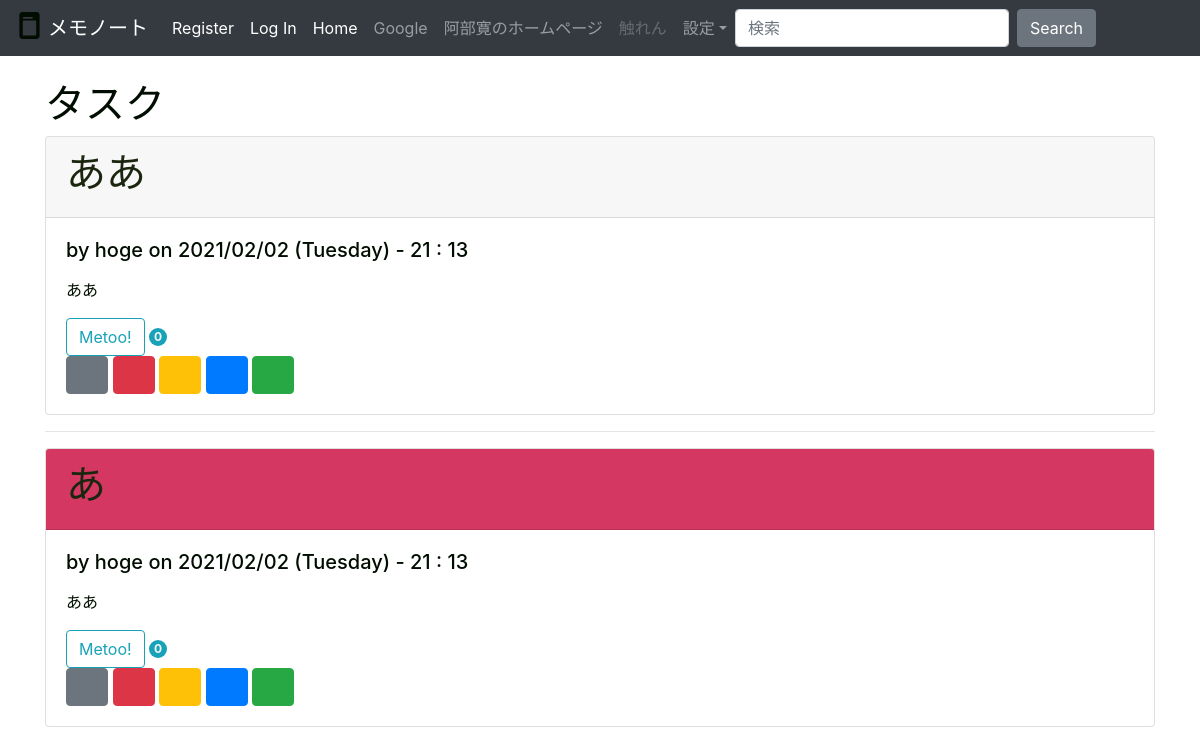
Before: / with the older database file.
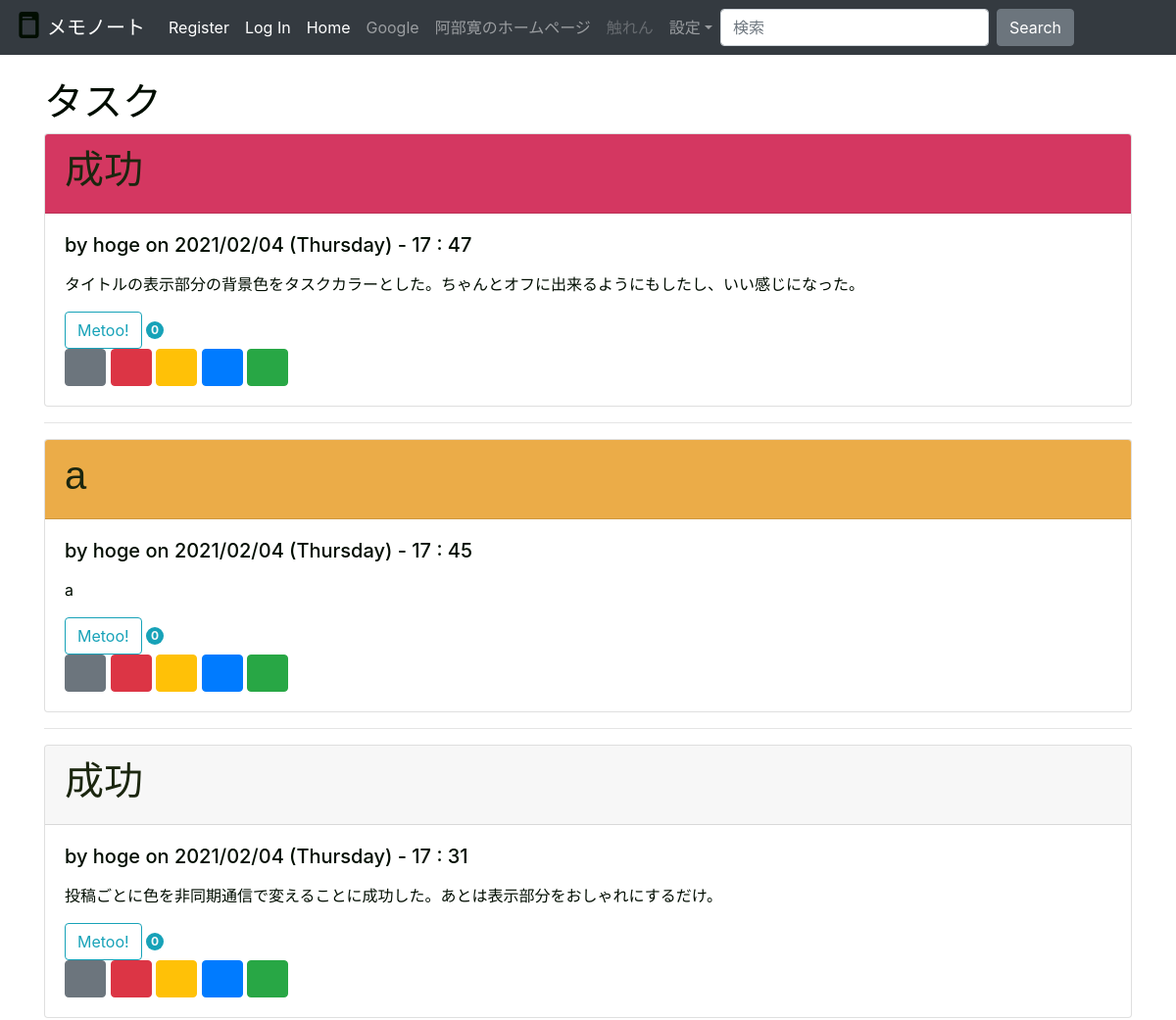
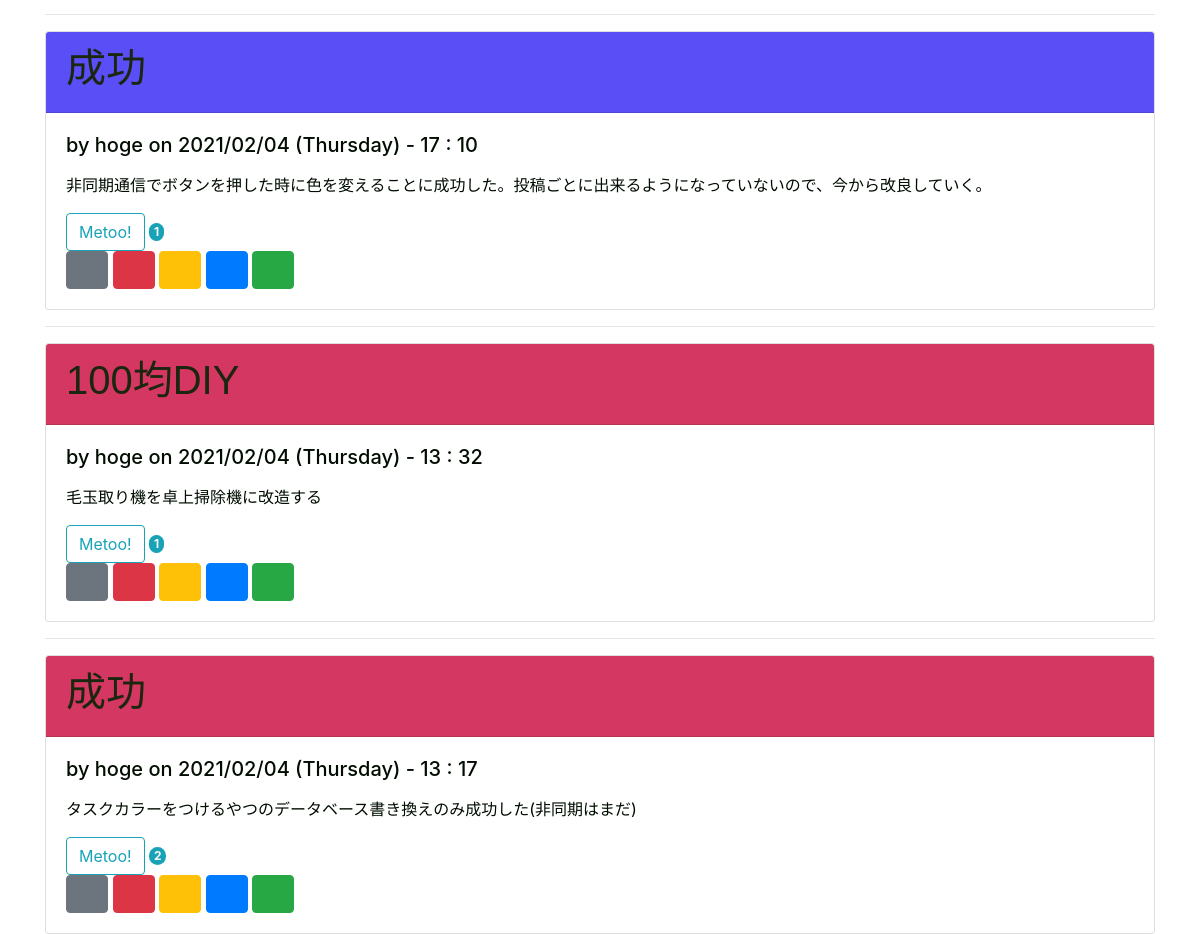
After: the same page with the newer database file (2 pictures, top to bottom).
### tables this page shows
CREATE TABLE post (
  id INTEGER PRIMARY KEY AUTOINCREMENT,/* 投稿のID */
  author_id INTEGER NOT NULL,
  created TIMESTAMP NOT NULL DEFAULT CURRENT_TIMESTAMP,
  title TEXT NOT NULL,
  body TEXT NOT NULL,
  nowtime TEXT,
  metoo INTEGER NOT NULL DEFAULT 0,
  task_color INTEGER NOT NULL DEFAULT 0,
  FOREIGN KEY (author_id) REFERENCES user (id)/*著者IDを外部キーとすることでユーザーIDを紐付け。*/
  
);

CREATE TABLE user (
  id INTEGER PRIMARY KEY AUTOINCREMENT,/*ユーザーIDをプライマリキーとして宣言*/
  username TEXT UNIQUE NOT NULL,
  token TEXT DEFAULT NULL,/*pushbulletのトークン*/
  password TEXT NOT NULL
);

### flaskr/blog.py (the view)
@bp.route('/')
def index():
    db = get_db()
    posts = db.execute(
        'SELECT p.id, title, body, created, author_id, username, nowtime, metoo,task_color'# ここでuserテーブルのidとpostテーブルのauthor_idをコピーしてる？
        ' FROM post p JOIN user u ON p.author_id = u.id'#投稿IDと著者IDを紐付け
        ' ORDER BY created DESC'#作られた順にソート
    ).fetchall()  # リスト化。schema.sql内のデータをセレクトしてpostsというリストに入れていく
    return render_template('blog/index.html', posts=posts)

### flaskr/auth.py (called while the page is built)
@bp.before_app_request
def load_logged_in_user():
    user_id = session.get('user_id')
    if user_id is None:
        g.user = None
    else:
        g.user = get_db().execute(
            'SELECT * FROM user WHERE id = ?', (user_id,)
        ).fetchone()

### flaskr/db.py (called while the page is built)
def get_db():#こいつがデータベースにつなぐやつ
    if 'db' not in g:
        g.db = sqlite3.connect(
            current_app.config['DATABASE'],
            detect_types=sqlite3.PARSE_DECLTYPES
        )
        g.db.row_factory = sqlite3.Row#データベースにカラム(列名)でアクセスできるようにしている
    return g.db

### flaskr/templates/blog/index.html (shortened to what this page needs)
{% extends 'base.html' %}
{% block header %}
  <h1>{% block title %}タスク{% endblock %}</h1>
{% endblock %}
{% block content %}
  {% for post in posts %}
    <div class="card">
      <div class="card-header task-color{{post['task_color']}}" id="color-disp-color{{post['id']}}">
        <h1>{{ post['title'] }}{{dates}}</h1>
      </div>
      <div class="card-body">
        <h5 class="card-title">
          <div class="about">by {{ post['username'] }} on {{post['nowtime']}}<h1></h1>
          </div>
        </h5>
        <p class="card-text">
          <p class="body">{{ post['body'] }}</p>
        </p>
          <div class="card-metoo">
              <input type="button" class= "btn btn-outline-info" value='Metoo!' id="{{post['id']}}" onclick="post_metoo(this)">
                <span id="metoo{{post['id']}}" class="badge rounded-pill bg-info text-light">{{ post['metoo'] }}</span>
          </div>
          <div>
              <button type="button" class="btn btn-secondary" id="color{{post['id']}}" onclick="post_color(this,0)">　</button>
              <button type="button" class="btn btn-danger" id="color{{post['id']}}" onclick="post_color(this,1)">　</button>
              <button type="button" class="btn btn-warning" id="color{{post['id']}}" onclick="post_color(this,2)">　</button>
              <button type="button" class="btn btn-primary" id="color{{post['id']}}" onclick="post_color(this,3)">　</button>
              <button type="button" class="btn btn-success" id="color{{post['id']}}" onclick="post_color(this,4)">　</button>
          </div>
      </div>
    </div>
    {% if not loop.last %}
      <hr>
    {% endif %}
  {% endfor %}
{% endblock %}

### flaskr/templates/base.html (shortened to what this page needs)
<!doctype html>
<html lang="ja">
  <head>
    <link rel="stylesheet" href="https://stackpath.bootstrapcdn.com/bootstrap/4.4.1/css/bootstrap.min.css">
  </head>
<link rel="stylesheet" href="{{ url_for('static', filename='starter-template.css') }}">
<nav class="navbar navbar-expand-md navbar-dark bg-dark fixed-top">
  <a class="navbar-brand" href="http://127.0.0.1:5000/">メモノート</a>
  <div class="collapse navbar-collapse" id="navbarsExampleDefault">
    <ul class="navbar-nav mr-auto">
      {% if g.user %}
        <li class="nav-item active"><span>{{ g.user['username'] }}</span>
        <li class="nav-item active"><a class="nav-link" href="{{ url_for('auth.logout') }}">Log Out</a>
      {% else %}
        <li class="nav-item active"><a class="nav-link" href="{{ url_for('auth.register') }}">Register</a>
        <li class="nab-item active"><a class="nav-link" href="{{ url_for('auth.login') }}">Log In</a>
      {% endif %}
      <li class="nav-item active">
        <a class="nav-link" href="http://127.0.0.1:5000/">Home <span class="sr-only">(current)</span></a>
      </li>
      <li class="nav-item">
        <a class="nav-link" href="https://google.com">Google</a>
      </li>
      <li class="nav-item">
        <a class="nav-link" href="http://abehiroshi.la.coocan.jp/">阿部寛のホームページ</a>
      </li>
      <li class="nav-item">
        <a class="nav-link disabled" href="#" tabindex="-1" aria-disabled="true">触れん</a>
      </li>
      <li class="nav-item dropdown">
        <a class="nav-link dropdown-toggle" href="#" id="dropdown01" data-toggle="dropdown" aria-haspopup="true" aria-expanded="false">設定</a>
      </li>
      <form class="form-inline my-2 my-lg-0">
        <input class="form-control mr-sm-2" type="text" placeholder="検索" aria-label="Search">
        <button class="btn btn-secondary my-2 my-sm-0" type="submit">Search</button>
      </form>
    </ul>
  </div>
</nav>
<main role="main" class="container">
  <header>
    {% block header %}{% endblock %}
  </header>
  {% block content %}{% endblock %}
</main>
</html>

### flaskr/static/starter-template.css (style rules this page uses)
.navbar-brand { color: red; }
.card-header { color: #1B260F; font-family: Impact, Haettenschweiler, 'Arial Narrow Bold', sans-serif; }
.task-color1 { background-color:#D43761; }
.task-color2 { background-color: #EBAC48; }
.task-color3 { background-color: #5A4FF6; }

Changed rows visible on the page:
removed post: title "ああ", username "hoge", nowtime "2021/02/02 (Tuesday) - 21 : 13", body "ああ", metoo "0", task_color 0 (drawn)
removed post: title "あ", username "hoge", nowtime "2021/02/02 (Tuesday) - 21 : 13", body "ああ", metoo "0"
added post: title "成功", username "hoge", nowtime "2021/02/04 (Thursday) - 17 : 47", body "タイトルの表示部分の背景色をタスクカラーとした。ちゃんとオフに出来るようにもしたし、いい感じになった。", metoo "0"
added post: title "a", username "hoge", nowtime "2021/02/04 (Thursday) - 17 : 45", body "a", metoo "0", task_color 2 (drawn)
added post: title "成功", username "hoge", nowtime "2021/02/04 (Thursday) - 17 : 31", body "投稿ごとに色を非同期通信で変えることに成功した。あとは表示部分をおしゃれにするだけ。", metoo "0", task_color 0 (drawn)
added post: title "成功", username "hoge", nowtime "2021/02/04 (Thursday) - 17 : 10", body "非同期通信でボタンを押した時に色を変えることに成功した。投稿ごとに出来るようになっていないので、今から改良していく。", metoo "1", task_color 3 (drawn)
added post: title "100均DIY", username "hoge", nowtime "2021/02/04 (Thursday) - 13 : 32", body "毛玉取り機を卓上掃除機に改造する", metoo "1"
added post: title "成功", username "hoge", nowtime "2021/02/04 (Thursday) - 13 : 17", body "タスクカラーをつけるやつのデータベース書き換えのみ成功した(非同期はまだ)", metoo "2"
